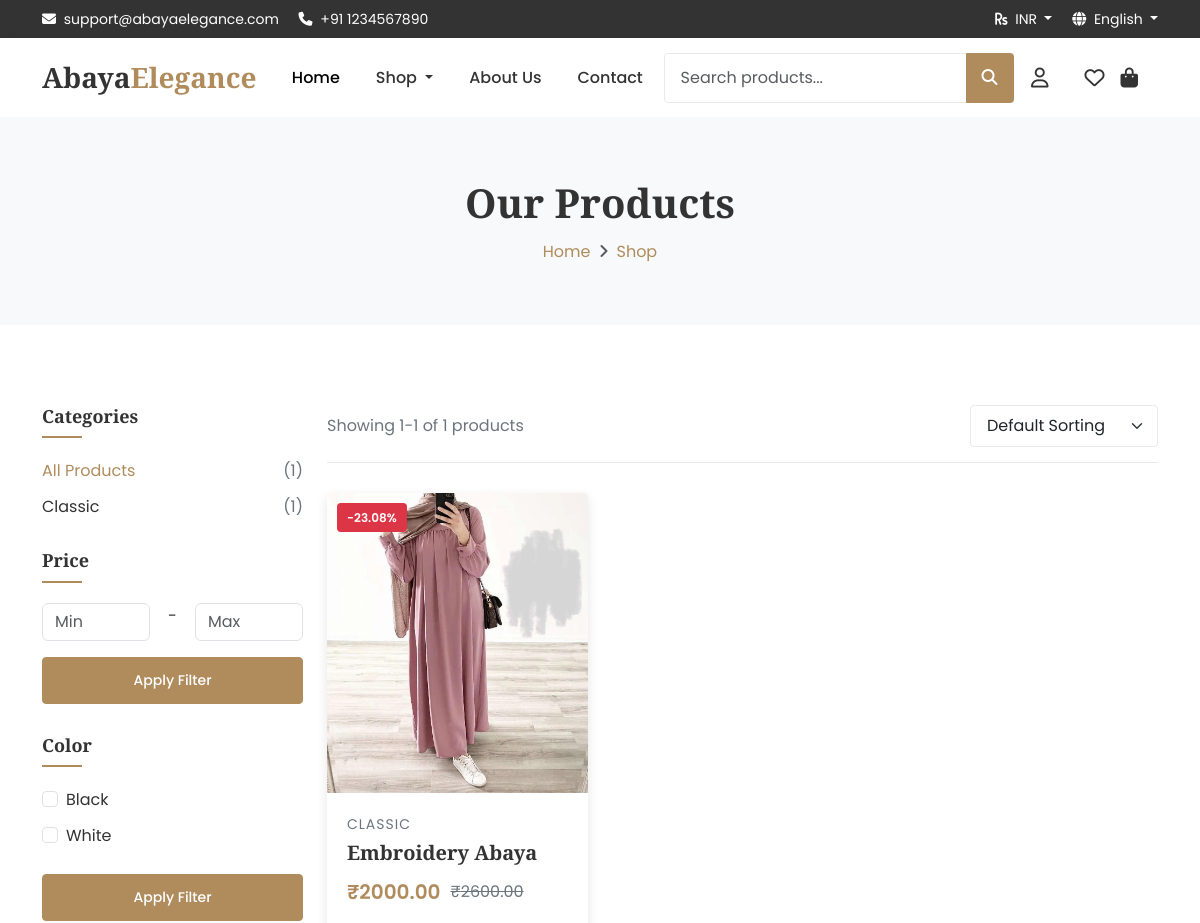
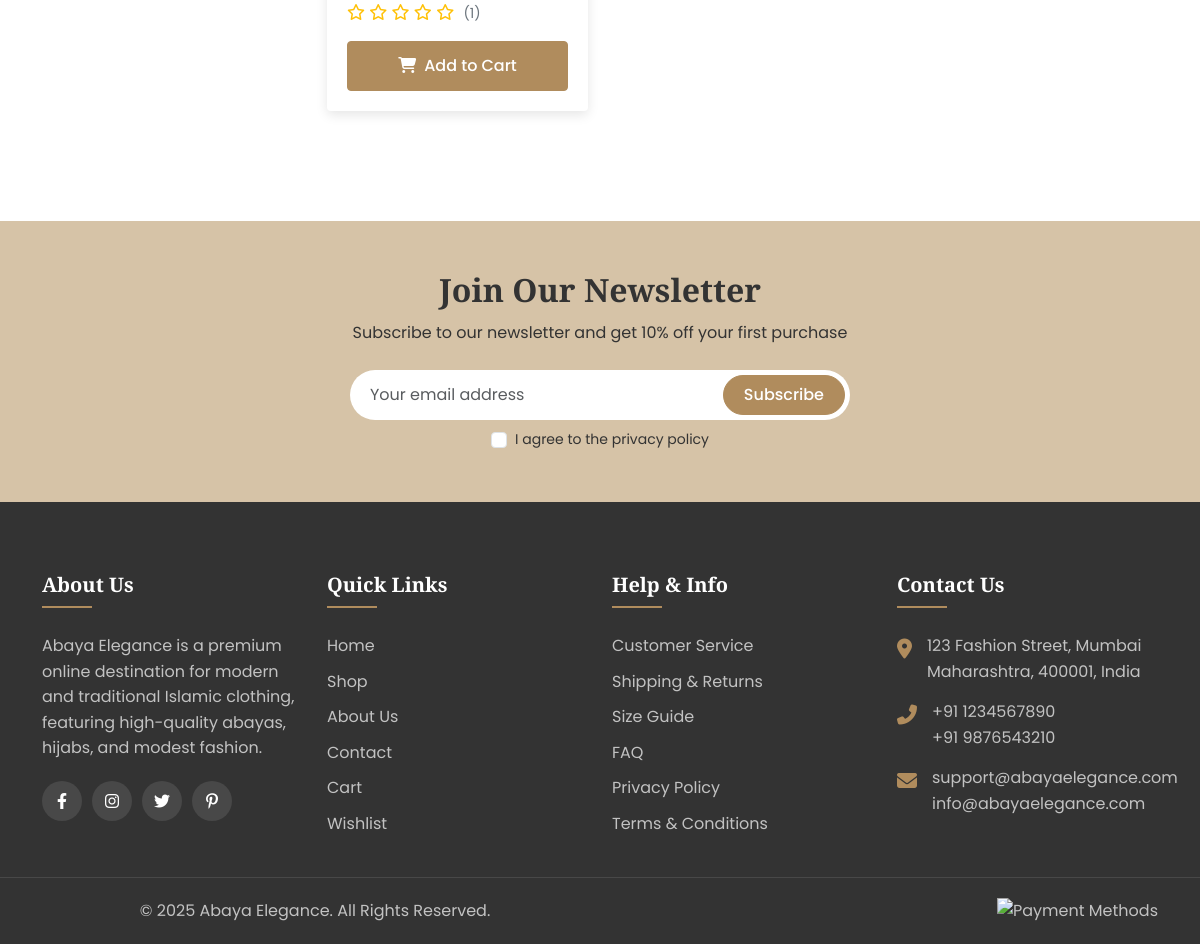
Screenshot of /products/ with the database file from the repository (2 pictures, top to bottom).
### products/models.py (models this page shows, shortened)
class Category(models.Model):
    id = models.UUIDField(primary_key=True, default=uuid.uuid4, editable=False)
    name = models.CharField(max_length=100)
    slug = models.SlugField(max_length=100, unique=True)
    description = models.TextField(blank=True, null=True)
    parent = models.ForeignKey('self', on_delete=models.SET_NULL, blank=True, null=True, related_name='children')
    is_active = models.BooleanField(default=True)
    image = models.ImageField(upload_to='categories/', blank=True, null=True)
    meta_title = models.CharField(max_length=255, blank=True, null=True)
    meta_description = models.TextField(blank=True, null=True)
    meta_keywords = models.CharField(max_length=255, blank=True, null=True)
    created_at = models.DateTimeField(auto_now_add=True)
    updated_at = models.DateTimeField(auto_now=True)
    class Meta:
        verbose_name = 'Category'
        verbose_name_plural = 'Categories'
        ordering = ['name']
    def get_all_products(self):
        products = self.products.filter(is_active=True)
        for child in self.children.filter(is_active=True):
            products |= child.get_all_products()
        return products

class Attribute(models.Model):
    id = models.UUIDField(primary_key=True, default=uuid.uuid4, editable=False)
    name = models.CharField(max_length=100, unique=True)
    slug = models.SlugField(max_length=100, unique=True)
    description = models.TextField(blank=True, null=True)
    is_active = models.BooleanField(default=True)
    created_at = models.DateTimeField(auto_now_add=True)
    updated_at = models.DateTimeField(auto_now=True)
    class Meta:
        verbose_name = 'Attribute'
        verbose_name_plural = 'Attributes'
        ordering = ['name']

class AttributeValue(models.Model):
    id = models.UUIDField(primary_key=True, default=uuid.uuid4, editable=False)
    attribute = models.ForeignKey(Attribute, on_delete=models.CASCADE, related_name='values')
    value = models.CharField(max_length=100)
    slug = models.SlugField(max_length=100)
    color_code = models.CharField(max_length=10, blank=True, null=True)
    image = models.ImageField(upload_to='attributes/', blank=True, null=True)
    sort_order = models.IntegerField(default=0)
    created_at = models.DateTimeField(auto_now_add=True)
    updated_at = models.DateTimeField(auto_now=True)
    class Meta:
        verbose_name = 'Attribute Value'
        verbose_name_plural = 'Attribute Values'
        ordering = ['attribute__name', 'sort_order', 'value']
        unique_together = ('attribute', 'value')

class Product(models.Model):
    id = models.UUIDField(primary_key=True, default=uuid.uuid4, editable=False)
    name = models.CharField(max_length=255)
    slug = models.SlugField(max_length=255, unique=True)
    description = models.TextField(blank=True, null=True)
    sku = models.CharField(max_length=100, unique=True)
    is_active = models.BooleanField(default=True)
    is_featured = models.BooleanField(default=False)
    price = models.DecimalField(max_digits=10, decimal_places=2)
    sale_price = models.DecimalField(max_digits=10, decimal_places=2, blank=True, null=True)
    cost = models.DecimalField(max_digits=10, decimal_places=2, blank=True, null=True)
    quantity = models.IntegerField(default=0)
    meta_title = models.CharField(max_length=255, blank=True, null=True)
    meta_description = models.TextField(blank=True, null=True)
    meta_keywords = models.CharField(max_length=255, blank=True, null=True)
    categories = models.ManyToManyField(Category, through='ProductCategory', related_name='products')
    created_at = models.DateTimeField(auto_now_add=True)
    updated_at = models.DateTimeField(auto_now=True)
    class Meta:
        verbose_name = 'Product'
        verbose_name_plural = 'Products'
        ordering = ['-created_at']
    def get_discount_percentage(self):
        if self.sale_price and self.price > 0:
            discount = ((self.price - self.sale_price) / self.price) * 100
            return round(discount, 2)
        return 0
    def is_in_stock(self):
        return self.quantity > 0
    def get_active_price(self):
        return self.sale_price if self.sale_price else self.price
    def get_rating(self):
        reviews = self.reviews.filter(is_published=True)
        if reviews.exists():
            return round(sum(review.rating for review in reviews) / reviews.count(), 1)
        return 0
    def get_review_count(self):
        return self.reviews.filter(is_published=True).count()
    def get_default_image(self):
        default_image = self.media.filter(is_default=True).first()
        return default_image.file if default_image else None

### products/views.py (the view, shortened to what this page needs)
# urls.py: path('', views.product_list, name='product_list'),
def product_list(request):
    products = Product.objects.filter(is_active=True)
    categories = Category.objects.filter(is_active=True)
    attributes = Attribute.objects.filter(is_active=True)
    for product in products:
        product.default_image = product.get_default_image()
    form = ProductFilterForm(request.GET)
    if form.is_valid():
        category_id = form.cleaned_data.get('category')
        if category_id:
            category = get_object_or_404(Category, id=category_id)
            products = category.get_all_products()
        min_price = form.cleaned_data.get('min_price')
        max_price = form.cleaned_data.get('max_price')
        if min_price:
            products = products.filter(price__gte=min_price)
        if max_price:
            products = products.filter(price__lte=max_price)
        for attr in attributes:
            attr_values = request.GET.getlist(f'attribute_{attr.id}')
            if attr_values:
                products = products.filter(
                    attributes__attribute=attr,
                    attributes__attribute_value__id__in=attr_values
                ).distinct()
        sort_option = form.cleaned_data.get('sort')
        if sort_option == 'price_low':
            products = products.order_by('price')
        elif sort_option == 'price_high':
            products = products.order_by('-price')
        elif sort_option == 'newest':
            products = products.order_by('-created_at')
        elif sort_option == 'rating':
            products = products.annotate(avg_rating=Avg('reviews__rating')).order_by('-avg_rating')
        elif sort_option == 'popularity':
            products = products.annotate(view_count=Count('views')).order_by('-view_count')
    query = request.GET.get('q')
    paginator = Paginator(products, 12)  # Show 12 products per page
    page = request.GET.get('page')
    try:
        products = paginator.page(page)
    except PageNotAnInteger:
        products = paginator.page(1)
    except EmptyPage:
        products = paginator.page(paginator.num_pages)
    return render(request, 'products/product_list.html', {
        'products': products,
        'categories': categories,
        'attributes': attributes,
        'form': form,
        'query': query,
    })

### templates/products/product_list.html (shortened to what this page needs)
{% extends 'base.html' %}
{% load static %}
{% block content %}
<div class="breadcrumb-section">
    <div class="container">
        <div class="row">
            <div class="col-12 text-center">
                <h1 class="breadcrumb-title">
                    {% if category %}{{ category.name }}{% else %}Our Products{% endif %}
                </h1>
                <nav aria-label="breadcrumb">
                    <ol class="breadcrumb justify-content-center">
                        <li class="breadcrumb-item"><a href="{% url 'home' %}">Home</a></li>
                        <li class="breadcrumb-item"><a href="{% url 'product_list' %}">Shop</a></li>
                    </ol>
                </nav>
            </div>
        </div>
    </div>
</div>
<section class="section-padding">
    <div class="container">
        <div class="row">
            <div class="col-lg-3">
                <div class="shop-sidebar">
                    <div class="sidebar-widget">
                        <h3 class="sidebar-title">Categories</h3>
                        <ul class="category-list">
                            <li>
                                <a href="{% url 'product_list' %}" {% if not category %}class="text-primary"{% endif %}>
                                    All Products <span>({{ products.paginator.count }})</span>
                                </a>
                            </li>
                            {% for cat in categories %}
                            <li>
                                <a href="{% url 'category_detail' cat.slug %}" {% if category.id == cat.id %}class="text-primary"{% endif %}>
                                    {{ cat.name }} <span>({{ cat.get_all_products.count }})</span>
                                </a>
                            </li>
                            {% endfor %}
                        </ul>
                    </div>
                    <div class="sidebar-widget">
                        <h3 class="sidebar-title">Price</h3>
                        <form action="{% url 'product_list' %}" method="GET" class="price-filter">
                            <div class="filter-input">
                                <input type="number" name="min_price" class="form-control" placeholder="Min" value="{{ request.GET.min_price }}">
                                <span class="mx-2">-</span>
                                <input type="number" name="max_price" class="form-control" placeholder="Max" value="{{ request.GET.max_price }}">
                            </div>
                            <button type="submit" class="btn btn-primary btn-sm filter-btn mt-3">Apply Filter</button>
                        </form>
                    </div>
                    {% for attribute in attributes %}
                    <div class="sidebar-widget">
                        <h3 class="sidebar-title">{{ attribute.name }}</h3>
                        <form action="{% url 'product_list' %}" method="GET">
                            {% for value in attribute.values.all %}
                            <div class="form-check filter-checkbox">
                                <input
                                    class="form-check-input"
                                    type="checkbox"
                                    value="{{ value.id }}"
                                    id="attr_{{ value.id }}"
                                    name="attribute_{{ attribute.id }}"
                                >
                                <label class="form-check-label" for="attr_{{ value.id }}">
                                    {{ value.value }}
                                </label>
                            </div>
                            {% endfor %}
                            <button type="submit" class="btn btn-primary btn-sm filter-btn mt-3">Apply Filter</button>
                        </form>
                    </div>
                    {% endfor %}
                </div>
            </div>
            <div class="col-lg-9">
                <div class="shop-header">
                    <div class="shop-count">
                        Showing {{ products.start_index }}-{{ products.end_index }} of {{ products.paginator.count }} products
                    </div>
                    <div class="shop-sort">
                        <form action="{% url 'product_list' %}" method="GET" id="sort-form">
                            <select class="form-select" name="sort" onchange="document.getElementById('sort-form').submit();">
                                <option value="" {% if not request.GET.sort %}selected{% endif %}>Default Sorting</option>
                            </select>
                        </form>
                    </div>
                </div>
                <div class="row">
                    {% if products %}
                    {% for product in products %}
                    <div class="col-lg-4 col-md-6">
                        <div class="product-card">
                            <div class="product-image">
                                {% if product.is_in_stock %}
                                {% if product.sale_price %}
                                <div class="product-badges">
                                    <span class="product-badge badge-sale">
                                        -{{ product.get_discount_percentage }}%
                                    </span>
                                </div>
                                {% endif %}
                                {% else %}
                                <div class="product-badges">
                                    <span class="product-badge badge-out">Out of Stock</span>
                                </div>
                                {% endif %}
                                {% if product.default_image %}
                                <img src="{{ product.default_image.url }}" alt="{{ product.name }}">
                                {% else %}
                                <img src="{% static 'images/product-placeholder.jpg' %}" alt="{{ product.name }}">
                                {% endif %}
                            </div>
                            <div class="product-body">
                                <div class="product-category">
                                    {% for category in product.categories.all|slice:":1" %}
                                    {{ category.name }}
                                    {% endfor %}
                                </div>
                                <h3 class="product-title">
                                    <a href="{% url 'product_detail' product.slug %}">{{ product.name }}</a>
                                </h3>
                                <div class="product-price">
                                    <span class="current-price">₹{{ product.get_active_price }}</span>
                                    {% if product.sale_price %}
                                    <span class="old-price">₹{{ product.price }}</span>
                                    {% endif %}
                                </div>
                                <div class="product-rating">
                                    {% with rating=product.get_rating %}
                                    {% for i in "12345" %}
                                    {% if forloop.counter <= rating|floatformat:"0" %}
                                    <i class="fas fa-star"></i>
                                    {% elif forloop.counter <= rating|add:"0.5"|floatformat:"0" %}
                                    <i class="fas fa-star-half-alt"></i>
                                    {% else %}
                                    <i class="far fa-star"></i>
                                    {% endif %}
                                    {% endfor %}
                                    <span class="count">({{ product.get_review_count }})</span>
                                    {% endwith %}
                                </div>
                                <form action="{% url 'add_to_cart' %}" method="post" class="add-to-cart-form">
                                    <button type="submit" class="btn btn-primary add-to-cart" {% if not product.is_in_stock %}disabled{% endif %}>
                                        <i class="fas fa-shopping-cart me-2"></i>Add to Cart
                                    </button>
                                </form>
                            </div>
                        </div>
                    </div>
                    {% endfor %}
                    {% endif %}
                </div>
            </div>
        </div>
    </div>
</section>
<div class="toast-container position-fixed bottom-0 end-0 p-3"></div>
{% endblock %}

### rows the page displays
Category: name "Classic", get_all_products.count "1", name "CLASSIC"
Attribute: name "Color"
AttributeValue: value "Black"
AttributeValue: value "White"
Product: get_discount_percentage "23.08", name "Embroidery Abaya", get_active_price "2000.00", price "2600.00", get_review_count "1"

### other values shown
{{ products.paginator.count }} "1"
{{ products.start_index }} "1"
{{ products.end_index }} "1"
